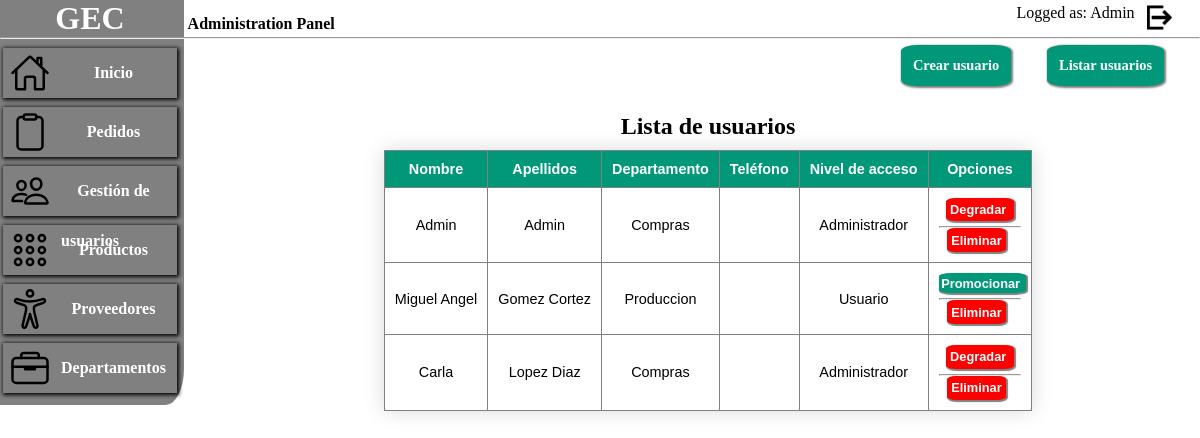
The app's page /Controllers/usuarios.php?accion=listar (signed in), older data.
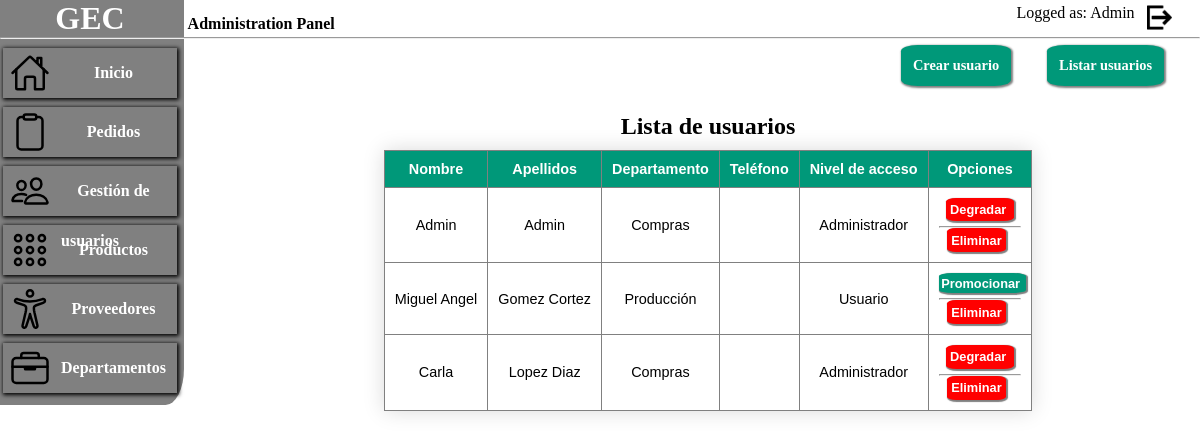
The same page, newer data.
### tables this page shows
CREATE TABLE Empleado (
    Empleado_ID int NOT NULL UNIQUE,
    Dep_ID int ,
    Emp_Nombre VARCHAR(50) NOT NULL,
    Emp_Apellido VARCHAR(75) NOT NULL,
    Emp_Password VARCHAR(255) NOT NULL,
    Emp_Telf int(25) ,
    Is_Emp_Respon int NOT NULL,
    PRIMARY KEY (Empleado_ID),
    FOREIGN KEY (Dep_ID) REFERENCES Departamento(Dep_ID)
    ON DELETE CASCADE
);

CREATE TABLE Departamento ( 
    Dep_ID INT NOT NULL,
    Dep_Nombre VARCHAR(100) NOT NULL,
    Dep_Telefono INT(10) NULL,
    PRIMARY KEY (Dep_ID)
 );

### Models/usuarioModel.php (called while the page is built, shortened)
<?php
class Empleado
{
    public function getAllEmpleadosConDep(){
        $conn = database::getConnection();
        $query = " SELECT * FROM `Empleado` e inner join `Departamento` d on e.Dep_ID=d.Dep_ID";
        $empleados = mysqli_query($conn, $query);
        return $empleados;
    }
}

### Controllers/usuarios.php (the view, shortened to what this page needs)
<?php
require_once '../Views/header.php';
require_once '../Views/menu.php';
require_once '../Models/usuarioModel.php';
?>
<?php  if(isset($_SESSION['admin']) ) : ?>
    <div id="contendor_resumen">
        <a class="menuButton submit" href="usuarios.php?accion=listar">Listar usuarios</a>
        <a class="menuButton submit" href="usuarios.php?accion=nuevo">Crear usuario</a>
    </div>
<?php endif; ?>
<?php
if (isset($_GET['accion']) || isset($_POST['accion'])) {
    $accion = $_GET['accion'] ? $_GET['accion'] : $_POST['accion'];
    switch ($accion) {
        case 'listar':
            mostrarEmpleados();
            break;
    }
}
?>
<?php function mostrarEmpleados()
{
    $empleados = new Empleado();
    $todos_empleados = $empleados->getAllEmpleadosConDep();
?>
    <div class="table_frame">
    <h2 class="titulo">Lista de usuarios</h2>
        <div class="create_pedidos_form" id="create_form">
            <table>
                <thead>
                    <tr>
                        <th>Nombre</th>
                        <th>Apellidos</th>
                        <th>Departamento</th>
                        <th>Teléfono</th>
                        <th>Nivel de acceso</th>
                        <th>Opciones</th>
                    </tr>
                </thead>
                <tbody>
                    <?php if ($todos_empleados) : ?>
                        <?php while ($empleado = $todos_empleados->fetch_assoc()) : ?>
                            <tr>
                                <td><?= $empleado['Emp_Nombre'] ?></td>
                                <td><?= $empleado['Emp_Apellido'] ?></td>
                                <td><?= $empleado['Dep_Nombre'] ?></td>
                                <td><?= $empleado['Emp_Telf'] ?></td>
                                <td>
                                    <?php
                                    switch ($empleado['Is_Emp_Respon']) {
                                        case '0':
                                            echo 'Usuario';
                                            break;
                                        case '1':
                                            echo 'Administrador';
                                            break;
                                    } ?>
                                <td>
                                    <?php if ($empleado['Is_Emp_Respon'] == 0) : ?>
                                        <form action="usuarios.php" method="post">
                                            <input class="button button_input_habilitar" type="submit" value="Promocionar " onclick="return  confirm('Seguro que desea promocionar a este empleado a administrador del sistema?')">
                                        </form>
                                    <?php else : ?>
                                        <form action="usuarios.php" method="post">
                                            <input class="button button_input_deshabilitar " type="submit" value="Degradar " onclick="return  confirm('Seguro que desea degradar a usuario a este empleado ?')">
                                        </form>
                                    <?php endif ?>
                                    <hr>
                                    <form class="action_form" action="usuarios.php" method="post">
                                        <input class="button button_input_eliminar " type="submit" value="Eliminar" ">
                                    </form>
                                </td>
                            </tr>
                        <?php endwhile ?>
                    <?php endif ?>
                </tbody>
            </table>
        </div>
    </div>
<?php } ?>

Row changes from the older to the newer data that the page shows:
changed through a linked row, empleado "Miguel Angel": Dep_ID.Dep_Nombre "Produccion" → "Producción"
